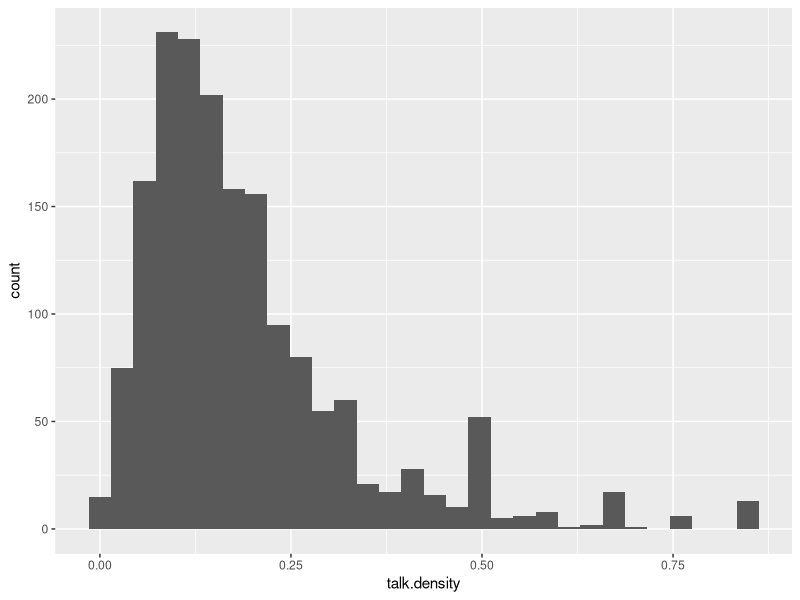

Write R code to recreate this figure. (Note: this script raises an error after producing the figure.)

###########################
###### Introduction #######
###########################

# For this session, we will be going through a simple exploratory analysis of a real
# dataset. We will import, clean, visualize, and analyze the data.

# First, let's import the tidyverse library and the dataset we'll be working with.

# install.packages('MASS')
library(MASS)
library(tidyverse)
library(lubridate)


wikia_data = read.csv('wikia_data.csv', 
                      sep = ',',
                      quote = '"')

# Make sure it imported correctly
head(wikia_data)


#################
# Data and Goal #
#################

# I study online communities and how people work together to produce shared goods.
# For this class, we'll be looking at data about the structure of communication in 
# thousands of online wiki communities at Wikia.com 

# We are interested in how the network of who talks to whom relates to the group's performance,
# as measured by the total amount of content added in the first 500 edits.

# Networks were created by creating a directed edge between each editor of a talk page 
# and the five previous editors of that page.

# Brief variable descriptions:
# talk.edits - number of edits to talk pages
# words.added - number of total words (tokens) added to the main pages of the wiki in the first 500 edits
# editors - number of unique contributors
# talk.density - ratio of possible connections between editors which actually exist
# talk.diameter - maximum distance between two nodes in the network
# clustering.coef - How likely is it that adjacent nodes are connected?
# talk.kcore.gt.2 - Basically, what proportion of nodes are part of groups of at least 3 people
# days.from.start.to.end - How many days it took to go from 1 to 250 edits
# days.from.half.to.end - How many days it took to go from 250 to 500 edits
# founding.date - Day that the first edit was made

#################
# Data Cleaning #
#################

# Look at the summary stats
summary(wikia_data)

# It looks like there is some missing data (NA)

# It is important to understand why data is missing. Let's look at the rows that have missing data

wikia_data %>% # Take the data and pipe it
  filter(is.na(talk.clustering.coef)) %>% # Filter it to only the NA columns
  summary() # And provide a summary

# For these wikis there is very little activity on the talk pages but it appears that
# there is nothing wrong with the data. Because we're interested in talk networks
# it seems reasonable to remove these

# Overwrite the current wikia_data variable with a version of the dataframe that only
# includes the non-NA items 
wikia_data = wikia_data %>%
  filter(!is.na(talk.clustering.coef))


# We can also look at the data types
str(wikia_data)

# Note that founding date is marked as a factor instead of a date. Let's change that.
# Dates are their own type, and having them recognized as dates lets us visualize and
# analyze temporal dimensions of the data correctly

wikia_data = wikia_data %>% # Remember, mutate creates a new column based on current columns
  mutate(founding.date = as.Date(founding.date, format = '%Y-%m-%d'))

# Check to make sure that looks OK.
summary(wikia_data)


##### Exercise ####
# Create a new column called last_edit_date which is the date of the 500th edit

# Your code here




#### Exercise #####

# Now create a new data frame called 'new_wikis' which only includes wikis whose last_edit_date is
# after January 1, 2009.



#################
# Visualization #
#################

# After importing the data it's usually a good idea to plot some of the distributions.
# This is another way to check that the data is what you think it is and there aren't surprises


# To plot the distribution of non-date variables we can create histograms one at a time

wikia_data %>%
  ggplot() +
  geom_histogram(aes(x=talk.density)) # Histograms don't need a y variable, since the count is on the y-axis
  
# Or we can use facets to look at all of them at once

wikia_data %>%
  select(-founding.date) %>%
  gather() %>% # This puts the variables in a "long" format of key-value pairs
  ggplot() +
  facet_wrap(~ key, scales = 'free') + # This is that faceting that we looked at earlier
  geom_histogram(aes(value)) # And this is what kind of plot to use

# Sidenote: one nice thing about the pipe syntax is that if you get confused about what is going on
# you can break it apart and look at the output from just one part of the pipeline, e.g.:
wikia_data %>%
  select(-founding.date) %>%
  gather()

# On the plot, notice that there is a big outlier in our DV, words added. Let's look at that one:
wikia_data %>%
  filter(words.added == max(words.added))

# This just looks weird and this sort of extreme outlier can throw off our estimates so let's remove it.
wikia_data = wikia_data %>%
  filter(words.added != max(words.added))


# Let's take a look at it again
wikia_data %>%
  ggplot() +
  geom_histogram(aes(x=talk.density)) # Histograms don't need a y variable, since the count is on the y-axis

# That's a little better, but still highly skewed. Why might that be?

# We'll talk more about this when we talk about our regression analysis


#### Exercise #####

# Instead of a histogram, display density plots for all of the variables

# Your code here
  

####################

# We can also look at temporal changes to variables. First, let's see how many communities are created over time

wikia_data %>%
  group_by(founding.date) %>%
  tally() %>% # Count how many rows are in each group
  ggplot() + # And visualize it
  geom_line(aes(x=founding.date, y = n))

# That's odd. Let's look at those outliers.

# Here we compare summary information for the outliers and everyone else
wikia_data %>%
  group_by(founding.date) %>%
  filter(n() > 29) %>% # The n() function is the count of members of each group
  summary()

summary(wikia_data)

# It's not totally clear what is going on here. The summary stats look similar, with 
# the exception of the days from start to end and days from half to end.
# It looks like there may be an error in the founding date. 
# Let's create a new dataset that removes the outlier communities

wikia_data2 = wikia_data %>%
  group_by(founding.date) %>%
  filter(n() < 29) %>% # Filter the outliers
  ungroup() # And change it so it isn't grouped anymore


# Let's also look at how the median number of words added changes over time. Theoretically,
# there's no good reason to assume that it will change

wikia_data2 %>%
  group_by(month=floor_date(founding.date, 'month')) %>% # This just groups by month instead of by day
  summarize(med_words = median(words.added)) %>%
  ggplot() + 
  geom_line(aes(x=month, y=med_words))


# Do you have any theories about why this might be decreasing over time?


#### Exercise #####

# Plot the median clustering coefficient over time

# Your code here



####################

# It's also useful to look at how some of these variables relate to each other, since 
# linear regression can suffer from multicollinearity.

# It seems like the number of contributors could be correlated with the number of people
# in groups. It's easier to be in groups if there are a lot of people.

# Let's make a scatterplot of that relationship
wikia_data2 %>%
  ggplot() +
  geom_point(mapping = aes(x=editors,
                           y=talk.kcore.gt.2)) + 
  scale_x_log10() # We log editors since it's so skewed

# Is there a pattern in this relationship?

#### Exercise ####

# Density and diameter seem like they might also be closely related. Make a scatterplot of these two variables


# Your code here


# Now add the best fit line to the plot (see our last lesson for hints)



####################

# Our goal is to predict the number of words added to the wiki so let's plot that relationship, too

wikia_data2 %>%
  mutate(density_levels = cut(talk.density, breaks = c(0,.25,.5,.75,1), # This breaks a continuous variable up into a categorical one
                              labels = c('lowest','low','high','highest'))) %>%
  ggplot() + 
  geom_boxplot(mapping = aes(x = density_levels, y = words.added)) + 
  scale_y_log10()


#### Exercise ####

# Make a boxplot comparing the talk diameter and the words added.

# Advanced exercise:
# Make a facet plot with scatterplots for all of the variables by the words added.

wikia_data2 %>%
  gather(-words.added, key='key',value = 'value') %>%
  ggplot() +
  facet_wrap(~ key, scales = 'free') +
  geom_point(mapping = aes(x=value,
                           y=words.added)) + 
  scale_x_log10() # Most of these are very skewed so we can log them



##############
# Regression #
##############

# Our goal is to predict the number of words added.
# Remember that this is highly skewed count data so we use a negative binomial function


fit <- glm.nb(words.added ~ talk.edits + talk.diameter + talk.density, data = wikia_data2)

# Let's check the residual fit. This helps us know how well our model fits the data
plot(density(resid(fit)))
qqnorm(resid(fit))

# It looks like there are some outliers that might be skewing our data. It is often
# acceptable to remove them

cutoff =  3 * sd(resid(fit))

wikia_data3 = wikia_data2[abs(resid(fit)) < cutoff,] # This is the base R version of filtering

fit1 <- glm.nb(words.added ~ talk.edits + talk.diameter + talk.density, data = wikia_data3)

qqnorm(resid(fit1))

# This looks a lot better.

summary(fit1)



###### Exercise ######

# Add some additional variables to predict words added.
# Think about what you think might influence the words added and whether you think
# that the variable would be positively or negatively associated with the words added



# Remember to plot the residuals to look at the fit; remove outliers if necessary



##### Exercise #####

# Another option when dealing with skewed data is to dichotimize it.
# Run a logistic regression predicting whether a wiki will have more or
# less than the median number of words added.
